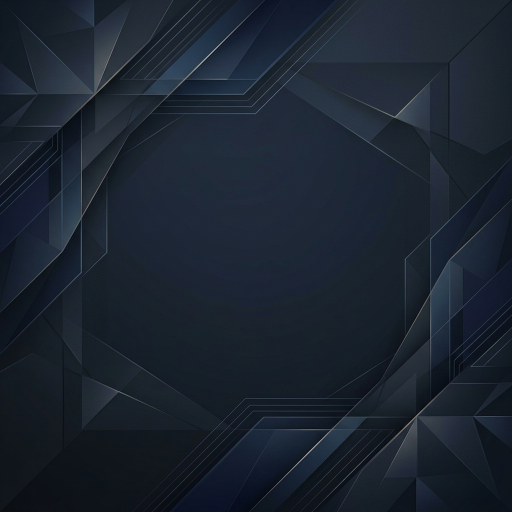
#> input picture templates/corporate/slide_01.png, 1024 x 1024 px (shown at 1/2 size); its folder holds 2 pictures in this run
$ python export.py --input ../templates/corporate --output out.png --platform instagram
#> lines starting #> are read from the running program, lines starting #| are printed output that depends on the picture
#!/usr/bin/env python3
"""
Usage: python export.py --input output/ --output final/ --platform instagram
"""
import argparse
import os
from PIL import Image

SIZES = {
    "instagram": (1080, 1350),
    "linkedin": (1080, 1350),
    "square": (1080, 1080)
}

def resize_image(input_path, output_path, size):
#> called with input_path = '../templates/corporate/slide_01.png', output_path = 'out.png/slide_01.png', size = (1080, 1350)
    with Image.open(input_path) as img:
#> img is the input picture: PIL image 1024x1024 RGB; mean R, G, B 26.8, 35.5, 47.5
        target_w, target_h = size
        img_ratio = img.width / img.height
#> img_ratio = 1
        target_ratio = target_w / target_h

        if img_ratio > target_ratio:
            new_width = int(img.height * target_ratio)
#> new_width = 819
            left = (img.width - new_width) // 2
#> left = 102
            img = img.crop((left, 0, left + new_width, img.height))
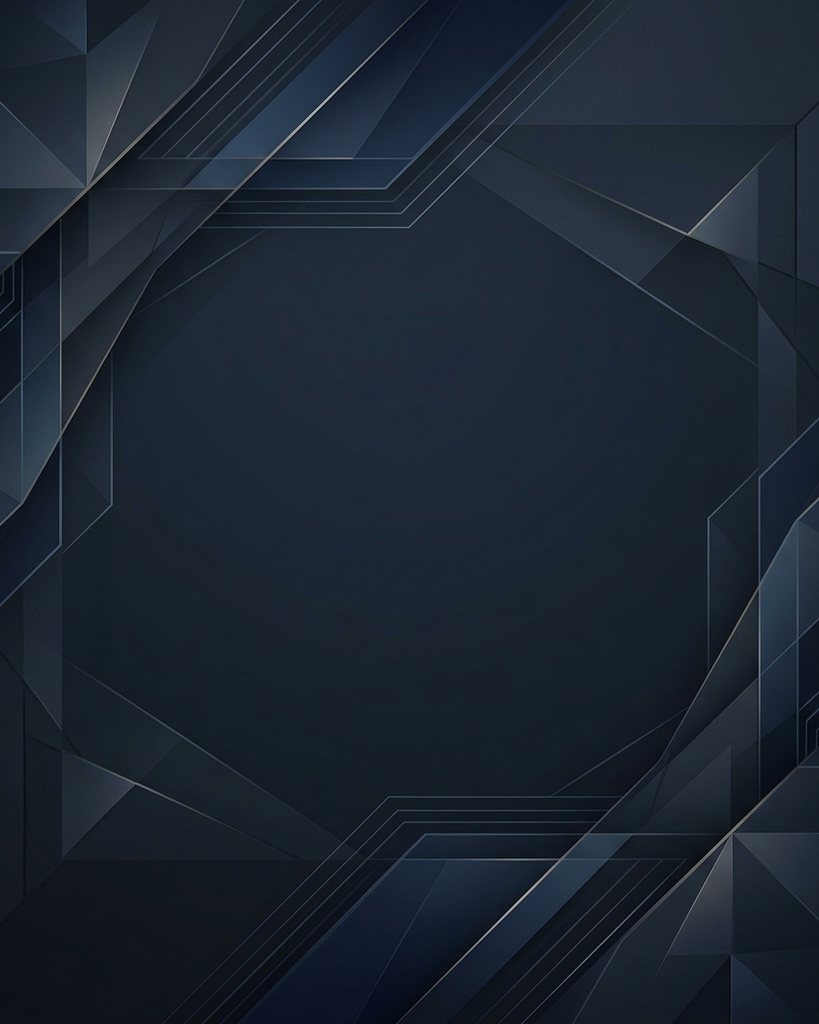
#> img: PIL image 819x1024 RGB; mean R, G, B 28.1, 36.9, 49.2
        else:
            new_height = int(img.width / target_ratio)
            top = (img.height - new_height) // 2
            img = img.crop((0, top, img.width, top + new_height))

        img = img.resize(size, Image.LANCZOS)
#> img: PIL image 1080x1350 RGB
        img.save(output_path)

def main():
    parser = argparse.ArgumentParser()
    parser.add_argument("--input", required=True, help="Dossier contenant les slides originales (output/)")
    parser.add_argument("--output", required=True, help="Dossier de destination")
    parser.add_argument("--platform", choices=["instagram", "linkedin", "square"], required=True)
    args = parser.parse_args()

    size = SIZES[args.platform]
    os.makedirs(args.output, exist_ok=True)

    for fname in sorted(os.listdir(args.input)):
        if fname.endswith(".png"):
            input_path = os.path.join(args.input, fname)
            output_path = os.path.join(args.output, fname)
            resize_image(input_path, output_path, size)
            print(f"Exported {fname} to {args.platform}")
#> pass 2 of the loop in main, `for fname in sorted(os.listdir(args.input)):`:
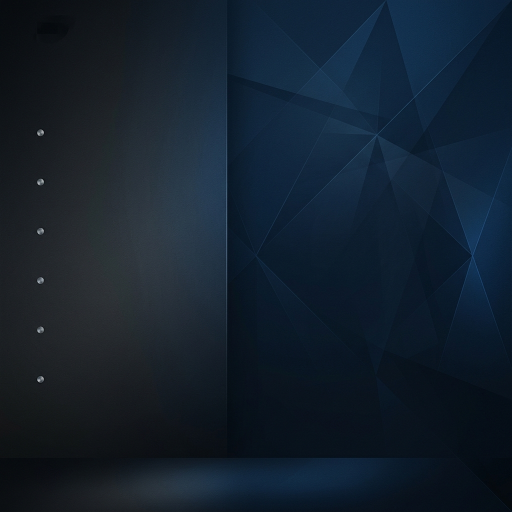
#> input picture templates/corporate/slide_02.png, 1024 x 1024 px (shown at 1/2 size)
#> in resize_image, img is the input picture: PIL image 1024x1024 RGB; mean R, G, B 19.3, 32.2, 45.4
#> in resize_image (call 2), `img = img.crop((left, 0, left + new_width, img.height))`:
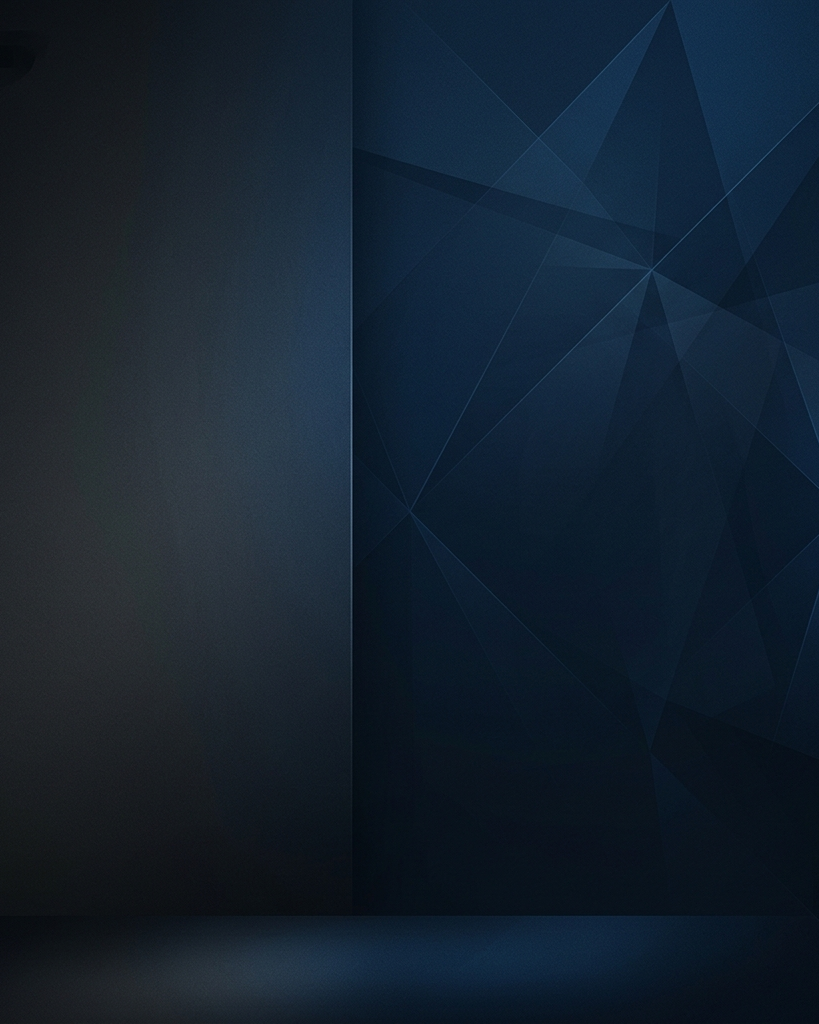
#> img: PIL image 819x1024 RGB; mean R, G, B 20, 33.5, 47.2

if __name__ == "__main__":
    main()
